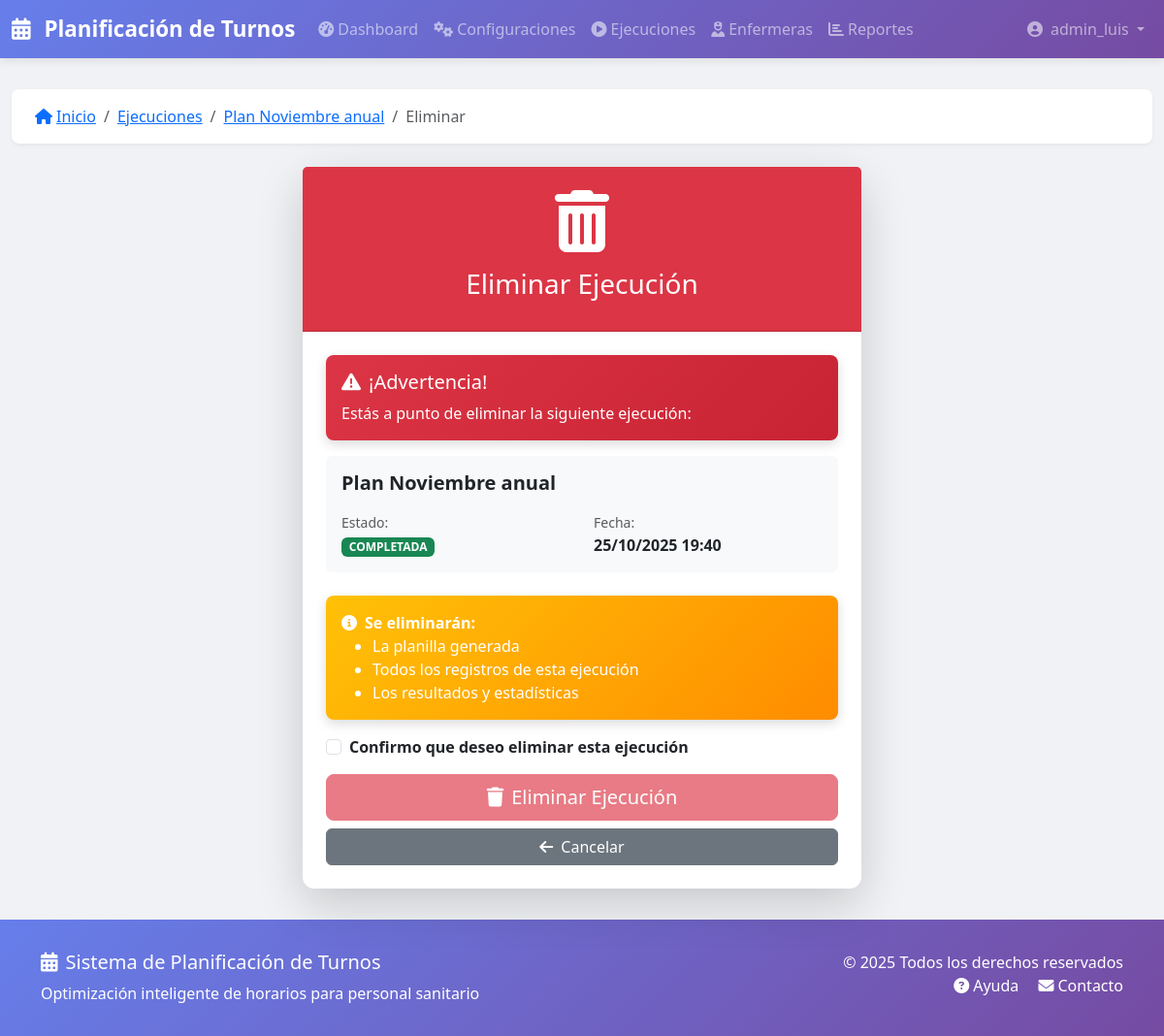
The app's page /ejecuciones/19/eliminar/ (signed in) with its own data.
### turnos/models.py (models this page shows, shortened)
class Ejecucion(models.Model):
    ESTADO_CHOICES = [
        ('PENDIENTE', _('Pendiente')),
        ('PROCESANDO', _('Procesando')),
        ('COMPLETADA', _('Completada')),
        ('ERROR', _('Error')),
    ]
    configuracion = models.ForeignKey(
        ConfiguracionPlanificacion,
        on_delete=models.CASCADE,
        related_name='ejecuciones',
        verbose_name=_('Configuración')
    )
    estado = models.CharField(_('Estado'), max_length=20, choices=ESTADO_CHOICES, default='PENDIENTE')
    fecha_inicio = models.DateTimeField(_('Fecha de inicio'), auto_now_add=True)
    fecha_fin = models.DateTimeField(_('Fecha de fin'), null=True, blank=True)
    es_optima = models.BooleanField(_('Es óptima'), default=False)
    penalizacion_total = models.FloatField(_('Penalización total'), null=True, blank=True)
    resultado = models.JSONField(_('Resultado'), default=dict, blank=True)
    mensajes = models.JSONField(_('Mensajes'), default=dict, blank=True)
    planilla = models.ForeignKey(
        'Planilla',
        on_delete=models.SET_NULL,
        null=True,
        blank=True,
        related_name='ejecucion_generada',
        verbose_name=_('Planilla')
    )
    class Meta:
        verbose_name = _('Ejecución')
        verbose_name_plural = _('Ejecuciones')
        ordering = ['-fecha_inicio']

class ConfiguracionPlanificacion(models.Model):
    nombre = models.CharField(_('Nombre'), max_length=200)
    descripcion = models.TextField(_('Descripción'), blank=True)
    activa = models.BooleanField(_('Activa'), default=True)
    num_dias = models.IntegerField(
        _('Número de días'),
        validators=[MinValueValidator(7), MaxValueValidator(365)]
    )
    fecha_inicio = models.DateField(_('Fecha de inicio'))
    enfermeras = models.ManyToManyField(Enfermera, verbose_name=_('Enfermeras'))
    turnos = models.ManyToManyField(TipoTurno, verbose_name=_('Turnos'))
    demanda_por_turno = models.JSONField(
        _('Demanda por turno'),
        default=dict,
        blank=True  # <-- AÑADIDO
    )
    restricciones_duras = models.JSONField(
        _('Restricciones duras'),
        default=list,
        blank=True  # <-- AÑADIDO
    )
    restricciones_blandas = models.JSONField(
        _('Restricciones blandas'),
        default=list,
        blank=True  # <-- AÑADIDO
    )
    num_trabajadores = models.IntegerField(
        _('Número de trabajadores paralelos'),
        default=4,
        validators=[MinValueValidator(1), MaxValueValidator(8)]
    )
    tiempo_maximo_segundos = models.IntegerField(
        _('Tiempo máximo en segundos'),
        default=60,
        validators=[MinValueValidator(10), MaxValueValidator(600)]
    )
    seed = models.IntegerField(_('Semilla aleatoria'), null=True, blank=True)
    creado_por = models.ForeignKey(User, on_delete=models.SET_NULL, null=True, verbose_name=_('Creado por'))
    fecha_creacion = models.DateTimeField(_('Fecha de creación'), auto_now_add=True, editable=False)
    fecha_modificacion = models.DateTimeField(_('Fecha de modificación'), auto_now=True, editable=False)
    class Meta:
        verbose_name = _('Configuración de Planificación')
        verbose_name_plural = _('Configuraciones de Planificación')
        ordering = ['-fecha_creacion']

### turnos/views.py (the view, shortened to what this page needs)
# urls.py: path('ejecuciones/<int:pk>/eliminar/', views.EjecucionDeleteView.as_view(), name='ejecucion_eliminar'),
class EjecucionDeleteView(LoginRequiredMixin, DeleteView):
    model = Ejecucion
    template_name = 'turnos/ejecucion_confirm_delete.html'
    success_url = reverse_lazy('turnos:ejecucion_lista')

### turnos/templatetags/turnos_extras.py (called while the page is built)
@register.filter
def estado_badge(value):
    colors = {
        'PENDIENTE': 'secondary',
        'PROCESANDO': 'warning',
        'COMPLETADA': 'success',
        'ERROR': 'danger'
    }
    color = colors.get(value, 'secondary')
    return mark_safe(f'<span class="badge bg-{color}">{value}</span>')

### backups/backup_20251025_181627/turnos/templates/turnos/ejecucion_confirm_delete.html (shortened to what this page needs)
{% extends 'base.html' %}
{% load static %}
{% load i18n %}
{% load turnos_extras %}
{% block breadcrumb_items %}
    <li class="breadcrumb-item"><a href="{% url 'turnos:ejecucion_lista' %}">{% trans "Ejecuciones" %}</a></li>
    <li class="breadcrumb-item"><a href="{% url 'turnos:ejecucion_detalle' ejecucion.id %}">{{ ejecucion.configuracion.nombre }}</a></li>
    <li class="breadcrumb-item active">{% trans "Eliminar" %}</li>
{% endblock %}
{% block content %}
<div class="row justify-content-center">
    <div class="col-md-6">
        <div class="card shadow-lg border-0">
            <div class="card-header bg-danger text-white text-center py-4">
                <i class="fas fa-trash-alt fa-4x mb-3"></i>
                <h3>{% trans "Eliminar Ejecución" %}</h3>
            </div>
            <div class="card-body p-4">
                <div class="alert alert-danger">
                    <h5><i class="fas fa-exclamation-triangle me-2"></i>{% trans "¡Advertencia!" %}</h5>
                    <p class="mb-0">
                        {% trans "Estás a punto de eliminar la siguiente ejecución:" %}
                    </p>
                </div>
                <div class="mb-4 p-3 bg-light rounded">
                    <h5 class="fw-bold">{{ ejecucion.configuracion.nombre }}</h5>
                    <div class="row mt-3">
                        <div class="col-6">
                            <small class="text-muted">{% trans "Estado:" %}</small>
                            <div>{{ ejecucion.estado|estado_badge }}</div>
                        </div>
                        <div class="col-6">
                            <small class="text-muted">{% trans "Fecha:" %}</small>
                            <div class="fw-bold">{{ ejecucion.fecha_inicio|date:"d/m/Y H:i" }}</div>
                        </div>
                    </div>
                </div>
                <div class="alert alert-warning">
                    <strong><i class="fas fa-info-circle me-2"></i>{% trans "Se eliminarán:" %}</strong>
                    <ul class="mb-0">
                        <li>{% trans "La planilla generada" %}</li>
                        <li>{% trans "Todos los registros de esta ejecución" %}</li>
                        <li>{% trans "Los resultados y estadísticas" %}</li>
                    </ul>
                </div>
                <form method="post" action="{% url 'turnos:ejecucion_eliminar' ejecucion.id %}">
                    <div class="form-check mb-3">
                        <input class="form-check-input" type="checkbox" id="confirmar" required>
                        <label class="form-check-label fw-bold" for="confirmar">
                            {% trans "Confirmo que deseo eliminar esta ejecución" %}
                        </label>
                    </div>
                    <div class="d-grid gap-2">
                        <button type="submit" class="btn btn-danger btn-lg" id="btn-eliminar" disabled>
                            <i class="fas fa-trash me-2"></i>{% trans "Eliminar Ejecución" %}
                        </button>
                        <a href="{% url 'turnos:ejecucion_detalle' ejecucion.id %}" class="btn btn-secondary">
                            <i class="fas fa-arrow-left me-2"></i>{% trans "Cancelar" %}
                        </a>
                    </div>
                </form>
            </div>
        </div>
    </div>
</div>
{% endblock %}

### backups/backup_20251025_181627/turnos/templates/base.html (shortened to what this page needs)
{% load static %}
{% load i18n %}
<!DOCTYPE html>
<html lang="es">
<head>
    <link href="https://cdn.jsdelivr.net/npm/bootstrap@5.3.0/dist/css/bootstrap.min.css" rel="stylesheet">
    <link rel="stylesheet" href="https://cdnjs.cloudflare.com/ajax/libs/font-awesome/6.4.0/css/all.min.css">
</head>
<body>
    <nav class="navbar navbar-expand-lg navbar-dark">
        <div class="container-fluid">
            <a class="navbar-brand" href="{% url 'turnos:dashboard' %}">
                <i class="fas fa-calendar-alt me-2"></i>
                Planificación de Turnos
            </a>
            <div class="collapse navbar-collapse" id="navbarNav">
                <ul class="navbar-nav me-auto">
                    <li class="nav-item">
                        <a class="nav-link" href="{% url 'turnos:dashboard' %}">
                            <i class="fas fa-tachometer-alt me-1"></i>Dashboard
                        </a>
                    </li>
                    <li class="nav-item">
                        <a class="nav-link" href="{% url 'turnos:config_lista' %}">
                            <i class="fas fa-cogs me-1"></i>Configuraciones
                        </a>
                    </li>
                    <li class="nav-item">
                        <a class="nav-link" href="{% url 'turnos:ejecucion_lista' %}">
                            <i class="fas fa-play-circle me-1"></i>Ejecuciones
                        </a>
                    </li>
                    <li class="nav-item">
                        <a class="nav-link" href="{% url 'turnos:enfermera_lista' %}">
                            <i class="fas fa-user-nurse me-1"></i>Enfermeras
                        </a>
                    </li>
                    <li class="nav-item">
                        <a class="nav-link" href="{% url 'turnos:reportes' %}">
                            <i class="fas fa-chart-bar me-1"></i>Reportes
                        </a>
                    </li>
                </ul>
                <ul class="navbar-nav">
                    {% if user.is_authenticated %}
                    <li class="nav-item dropdown">
                        <a class="nav-link dropdown-toggle" href="#" id="userDropdown" role="button" data-bs-toggle="dropdown">
                            <i class="fas fa-user-circle me-1"></i>
                            {{ user.get_full_name|default:user.username }}
                        </a>
                    </li>
                    {% else %}
                    <li class="nav-item">
                        <a class="nav-link" href="{% url 'accounts:login' %}">
                            <i class="fas fa-sign-in-alt me-1"></i>Iniciar Sesión
                        </a>
                    </li>
                    {% endif %}
                </ul>
            </div>
        </div>
    </nav>
    <main class="main-content">
        <div class="container-fluid">
            {% block breadcrumb %}
            <nav aria-label="breadcrumb">
                <ol class="breadcrumb">
                    <li class="breadcrumb-item">
                        <a href="{% url 'turnos:dashboard' %}">
                            <i class="fas fa-home me-1"></i>Inicio
                        </a>
                    </li>
                    {% block breadcrumb_items %}{% endblock %}
                </ol>
            </nav>
            {% endblock %}
            {% block content %}{% endblock %}
        </div>
    </main>
    <footer>
        <div class="container">
            <div class="row">
                <div class="col-md-6">
                    <h5><i class="fas fa-calendar-alt me-2"></i>Sistema de Planificación de Turnos</h5>
                    <p class="mb-0">Optimización inteligente de horarios para personal sanitario</p>
                </div>
                <div class="col-md-6 text-md-end">
                    <p class="mb-0">&copy; 2025 Todos los derechos reservados</p>
                    <p class="mb-0">
                        <a href="#" class="text-white text-decoration-none me-3">
                            <i class="fas fa-question-circle me-1"></i>Ayuda
                        </a>
                        <a href="#" class="text-white text-decoration-none">
                            <i class="fas fa-envelope me-1"></i>Contacto
                        </a>
                    </p>
                </div>
            </div>
        </div>
    </footer>
</body>
</html>

### backups/backup_20251025_181627/turnos/templates/base.html (style rules this page uses)
:root { --primary-color: #667eea; --secondary-color: #764ba2; --success-color: #28a745; --danger-color: #dc3545; --warning-color: #ffc107; --info-color: #17a2b8; --dark-color: #343a40; --light-color: #f8f9fa; }
body { font-family: 'Segoe UI', Tahoma, Geneva, Verdana, sans-serif; background-color: #f0f2f5; min-height: 100vh; display: flex; flex-direction: column; }
.navbar { background: linear-gradient(135deg, var(--primary-color), var(--secondary-color)); box-shadow: 0 2px 10px rgba(0,0,0,0.1); }
.navbar-brand { font-weight: 700; font-size: 1.4rem; }
.main-content { flex: 1; padding: 2rem 0; }
.breadcrumb { background: white; padding: 1rem 1.5rem; border-radius: 8px; box-shadow: 0 2px 4px rgba(0,0,0,0.05); margin-bottom: 1.5rem; }
.card { border: none; border-radius: 12px; box-shadow: 0 2px 8px rgba(0,0,0,0.08); transition: all 0.3s ease; }
footer { background: linear-gradient(135deg, var(--primary-color), var(--secondary-color)); color: white; padding: 2rem 0; margin-top: auto; }
.alert { margin-bottom: 1rem; box-shadow: 0 4px 12px rgba(0,0,0,0.15); border: none; border-radius: 8px; }
.alert-error, .alert-danger { background: linear-gradient(135deg, #dc3545, #c82333); color: white; }
.alert-warning { background: linear-gradient(135deg, #ffc107, #ff8c00); color: white; }

### records on screen
Ejecucion: configuracion.nombre "Plan Noviembre anual", estado|estado_badge "COMPLETADA", fecha_inicio "25/10/2025 19:40"

### other values on screen
{{ user.get_full_name|default:user.username }} "admin_luis"
